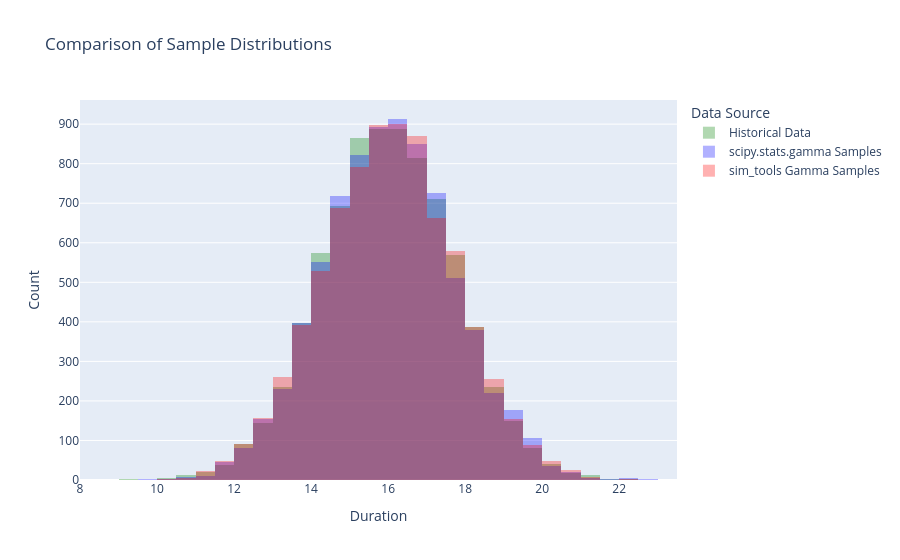

The code cell stored with this chart in its notebook:
### Code cell
import plotly.graph_objects as go

fig = go.Figure()

# Real data histogram
fig.add_trace(go.Histogram(
    x=df["duration"], # Our 'real' data
    nbinsx=50,
    name='Historical Data',
    opacity=0.3,
    marker_color='green'
))

# Scipy samples histogram
fig.add_trace(go.Histogram(
    x=samples_scipy,
    nbinsx=50,
    name='scipy.stats.gamma Samples',
    opacity=0.3,
    marker_color='blue'
))

# sim_tools samples histogram
fig.add_trace(go.Histogram(
    x=samples_simtools,
    nbinsx=50,
    name='sim_tools Gamma Samples',
    opacity=0.3,
    marker_color='red'
))

# Overlay histograms
fig.update_layout(
    barmode='overlay',
    title_text='Comparison of Sample Distributions',
    xaxis_title_text='Duration',
    yaxis_title_text='Count',
    legend_title_text='Data Source'
)

fig.show()

### Figure 1 — Plotly figure (JSON) as saved in the notebook; plotly's stock layout.template omitted (floating-point values rounded to 4 significant figures; data arrays with more than 128 entries replaced by an {"elided": "..."} marker saying what was removed)
{"data": [{"marker": {"color": "green"}, "name": "Historical Data", "nbinsx": 50, "opacity": 0.3, "type": "histogram", "x": {"elided": "7870 float values"}}, {"marker": {"color": "blue"}, "name": "scipy.stats.gamma Samples", "nbinsx": 50, "opacity": 0.3, "type": "histogram", "x": {"elided": "7870 float values"}}, {"marker": {"color": "red"}, "name": "sim_tools Gamma Samples", "nbinsx": 50, "opacity": 0.3, "type": "histogram", "x": {"elided": "7870 float values"}}], "layout": {"barmode": "overlay", "legend": {"title": {"text": "Data Source"}}, "title": {"text": "Comparison of Sample Distributions"}, "xaxis": {"title": {"text": "Duration"}}, "yaxis": {"title": {"text": "Count"}}}}
